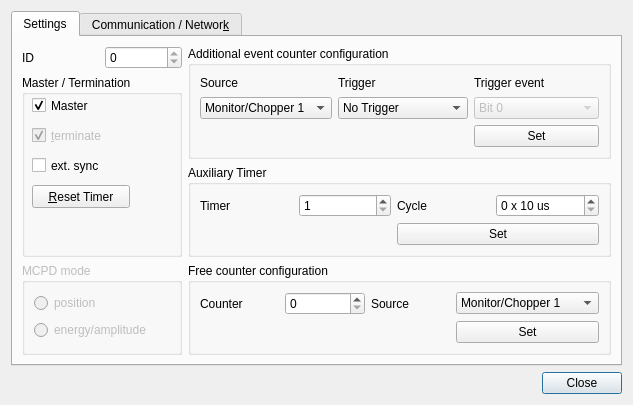
<?xml version="1.0" encoding="UTF-8"?>
<ui version="4.0">
 <class>MCPDSetup</class>
 <widget class="QDialog" name="MCPDSetup">
  <property name="geometry">
   <rect>
    <x>0</x>
    <y>0</y>
    <width>633</width>
    <height>360</height>
   </rect>
  </property>
  <property name="windowTitle">
   <string>MCPDSetup</string>
  </property>
  <layout class="QGridLayout" name="gridLayout_4">
   <item row="2" column="0">
    <widget class="QDialogButtonBox" name="buttonBox">
     <property name="orientation">
      <enum>Qt::Horizontal</enum>
     </property>
     <property name="standardButtons">
      <set>QDialogButtonBox::Close</set>
     </property>
     <property name="centerButtons">
      <bool>false</bool>
     </property>
    </widget>
   </item>
   <item row="1" column="0">
    <widget class="QTabWidget" name="tabWidget">
     <property name="currentIndex">
      <number>0</number>
     </property>
     <widget class="QWidget" name="tab">
      <attribute name="title">
       <string>Settings</string>
      </attribute>
      <layout class="QGridLayout" name="gridLayout">
       <item row="0" column="0">
        <layout class="QHBoxLayout" name="horizontalLayout">
         <item>
          <widget class="QLabel" name="textLabel1_5_2">
           <property name="text">
            <string>ID</string>
           </property>
           <property name="wordWrap">
            <bool>false</bool>
           </property>
          </widget>
         </item>
         <item>
          <widget class="MCPDSpinBox" name="mcpdId">
           <property name="enabled">
            <bool>true</bool>
           </property>
           <property name="toolTip">
            <string>MCPD-ID to address </string>
           </property>
           <property name="maximum">
            <number>0</number>
           </property>
          </widget>
         </item>
        </layout>
       </item>
       <item row="0" column="1" rowspan="2">
        <widget class="QGroupBox" name="groupBox9">
         <property name="toolTip">
          <string>&lt;html&gt;&lt;head/&gt;&lt;body&gt;&lt;p&gt;Trigger cell configuration panel&lt;/p&gt;&lt;/body&gt;&lt;/html&gt;</string>
         </property>
         <property name="title">
          <string>Additional event counter configuration</string>
         </property>
         <layout class="QGridLayout" name="gridLayout_7">
          <item row="0" column="0">
           <widget class="QLabel" name="textLabel1_7">
            <property name="text">
             <string>Source</string>
            </property>
            <property name="wordWrap">
             <bool>false</bool>
            </property>
           </widget>
          </item>
          <item row="0" column="1">
           <widget class="QLabel" name="textLabel1_7_3">
            <property name="text">
             <string>Trigger</string>
            </property>
            <property name="wordWrap">
             <bool>false</bool>
            </property>
           </widget>
          </item>
          <item row="0" column="2">
           <widget class="QLabel" name="textLabel1_7_2">
            <property name="text">
             <string>Trigger event</string>
            </property>
            <property name="wordWrap">
             <bool>false</bool>
            </property>
           </widget>
          </item>
          <item row="1" column="0">
           <widget class="QComboBox" name="cellSource">
            <property name="toolTip">
             <string>Select counter / ADC cell</string>
            </property>
            <item>
             <property name="text">
              <string>Monitor/Chopper 1</string>
             </property>
            </item>
            <item>
             <property name="text">
              <string>Monitor/Chopper 2</string>
             </property>
            </item>
            <item>
             <property name="text">
              <string>Monitor/Chopper 3</string>
             </property>
            </item>
            <item>
             <property name="text">
              <string>Monitor/Chopper 4</string>
             </property>
            </item>
            <item>
             <property name="text">
              <string>Digital Input 1</string>
             </property>
            </item>
            <item>
             <property name="text">
              <string>Digital Input 2</string>
             </property>
            </item>
            <item>
             <property name="text">
              <string>Analog Input 1</string>
             </property>
            </item>
            <item>
             <property name="text">
              <string>Analog Input 2</string>
             </property>
            </item>
           </widget>
          </item>
          <item row="1" column="1">
           <widget class="QComboBox" name="cellTrigger">
            <property name="toolTip">
             <string>Select trigger for cell</string>
            </property>
            <item>
             <property name="text">
              <string>No Trigger</string>
             </property>
            </item>
            <item>
             <property name="text">
              <string>Aux Timer 1</string>
             </property>
            </item>
            <item>
             <property name="text">
              <string>Aux Timer 2</string>
             </property>
            </item>
            <item>
             <property name="text">
              <string>Aux Timer 3</string>
             </property>
            </item>
            <item>
             <property name="text">
              <string>Aux Timer 4</string>
             </property>
            </item>
            <item>
             <property name="text">
              <string>Digital Input 1</string>
             </property>
            </item>
            <item>
             <property name="text">
              <string>Digital Input 2</string>
             </property>
            </item>
            <item>
             <property name="text">
              <string>Compare Register</string>
             </property>
            </item>
           </widget>
          </item>
          <item row="1" column="2">
           <widget class="QComboBox" name="cellCompare">
            <property name="enabled">
             <bool>false</bool>
            </property>
            <item>
             <property name="text">
              <string>Bit 0</string>
             </property>
            </item>
            <item>
             <property name="text">
              <string>Bit 1</string>
             </property>
            </item>
            <item>
             <property name="text">
              <string>Bit 2</string>
             </property>
            </item>
            <item>
             <property name="text">
              <string>Bit 3</string>
             </property>
            </item>
            <item>
             <property name="text">
              <string>Bit 4</string>
             </property>
            </item>
            <item>
             <property name="text">
              <string>Bit 5</string>
             </property>
            </item>
            <item>
             <property name="text">
              <string>Bit 6</string>
             </property>
            </item>
            <item>
             <property name="text">
              <string>Bit 7</string>
             </property>
            </item>
            <item>
             <property name="text">
              <string>Bit 8</string>
             </property>
            </item>
            <item>
             <property name="text">
              <string>Bit 9</string>
             </property>
            </item>
            <item>
             <property name="text">
              <string>Bit 10</string>
             </property>
            </item>
            <item>
             <property name="text">
              <string>Bit 11</string>
             </property>
            </item>
            <item>
             <property name="text">
              <string>Bit 12</string>
             </property>
            </item>
            <item>
             <property name="text">
              <string>Bit 13</string>
             </property>
            </item>
            <item>
             <property name="text">
              <string>Bit 14</string>
             </property>
            </item>
            <item>
             <property name="text">
              <string>Bit 15</string>
             </property>
            </item>
            <item>
             <property name="text">
              <string>Bit 16</string>
             </property>
            </item>
            <item>
             <property name="text">
              <string>Bit 17</string>
             </property>
            </item>
            <item>
             <property name="text">
              <string>Bit 18</string>
             </property>
            </item>
            <item>
             <property name="text">
              <string>Bit 19</string>
             </property>
            </item>
            <item>
             <property name="text">
              <string>Bit 20</string>
             </property>
            </item>
            <item>
             <property name="text">
              <string>Counter Overflow</string>
             </property>
            </item>
            <item>
             <property name="text">
              <string>Rising Edge</string>
             </property>
            </item>
           </widget>
          </item>
          <item row="2" column="2">
           <widget class="QPushButton" name="sendCellButton">
            <property name="toolTip">
             <string>send cell data</string>
            </property>
            <property name="text">
             <string>Set</string>
            </property>
           </widget>
          </item>
         </layout>
        </widget>
       </item>
       <item row="1" column="0" rowspan="2">
        <widget class="QGroupBox" name="groupBox30">
         <property name="toolTip">
          <string/>
         </property>
         <property name="title">
          <string>Master / Termination</string>
         </property>
         <widget class="QCheckBox" name="master">
          <property name="geometry">
           <rect>
            <x>10</x>
            <y>20</y>
            <width>66</width>
            <height>21</height>
           </rect>
          </property>
          <property name="toolTip">
           <string>&lt;html&gt;&lt;head/&gt;&lt;body&gt;&lt;p&gt;define MCPD as master (only one in chain!)&lt;/p&gt;&lt;/body&gt;&lt;/html&gt;</string>
          </property>
          <property name="text">
           <string>Master</string>
          </property>
          <property name="shortcut">
           <string/>
          </property>
          <property name="checked">
           <bool>true</bool>
          </property>
         </widget>
         <widget class="QPushButton" name="resetTimer">
          <property name="geometry">
           <rect>
            <x>10</x>
            <y>110</y>
            <width>98</width>
            <height>23</height>
           </rect>
          </property>
          <property name="toolTip">
           <string>reset master clock</string>
          </property>
          <property name="text">
           <string>&amp;Reset Timer</string>
          </property>
          <property name="shortcut">
           <string>Alt+R</string>
          </property>
         </widget>
         <widget class="QCheckBox" name="terminate">
          <property name="enabled">
           <bool>false</bool>
          </property>
          <property name="geometry">
           <rect>
            <x>10</x>
            <y>50</y>
            <width>85</width>
            <height>21</height>
           </rect>
          </property>
          <property name="toolTip">
           <string>&lt;html&gt;&lt;head/&gt;&lt;body&gt;&lt;p&gt;terminate sync bus (automatically for master, manually for last slave in chain)&lt;/p&gt;&lt;/body&gt;&lt;/html&gt;</string>
          </property>
          <property name="text">
           <string>&amp;terminate</string>
          </property>
          <property name="shortcut">
           <string>Alt+T</string>
          </property>
          <property name="checked">
           <bool>true</bool>
          </property>
         </widget>
         <widget class="QCheckBox" name="extsync">
          <property name="enabled">
           <bool>true</bool>
          </property>
          <property name="geometry">
           <rect>
            <x>10</x>
            <y>80</y>
            <width>85</width>
            <height>21</height>
           </rect>
          </property>
          <property name="toolTip">
           <string>&lt;html&gt;&lt;head/&gt;&lt;body&gt;&lt;p&gt;enable external sync&lt;/p&gt;&lt;/body&gt;&lt;/html&gt;</string>
          </property>
          <property name="text">
           <string>ext. sync</string>
          </property>
          <property name="shortcut">
           <string>Alt+T</string>
          </property>
          <property name="checked">
           <bool>false</bool>
          </property>
         </widget>
        </widget>
       </item>
       <item row="2" column="1">
        <widget class="QGroupBox" name="groupBox9_2">
         <property name="toolTip">
          <string/>
         </property>
         <property name="title">
          <string>Auxiliary Timer</string>
         </property>
         <layout class="QGridLayout" name="gridLayout_6">
          <item row="0" column="0">
           <widget class="QLabel" name="textLabel1_7_4">
            <property name="text">
             <string>Timer</string>
            </property>
            <property name="wordWrap">
             <bool>false</bool>
            </property>
           </widget>
          </item>
          <item row="0" column="1">
           <widget class="QSpinBox" name="timer">
            <property name="toolTip">
             <string>select timer number</string>
            </property>
            <property name="minimum">
             <number>1</number>
            </property>
            <property name="maximum">
             <number>4</number>
            </property>
           </widget>
          </item>
          <item row="0" column="3">
           <widget class="QSpinBox" name="compareAux">
            <property name="accelerated">
             <bool>true</bool>
            </property>
            <property name="suffix">
             <string> x 10 us</string>
            </property>
            <property name="maximum">
             <number>65535</number>
            </property>
            <property name="singleStep">
             <number>100</number>
            </property>
           </widget>
          </item>
          <item row="1" column="2" colspan="2">
           <widget class="QPushButton" name="sendAux">
            <property name="toolTip">
             <string>send timer setting</string>
            </property>
            <property name="text">
             <string>Set</string>
            </property>
           </widget>
          </item>
          <item row="0" column="2">
           <widget class="QLabel" name="textLabel1_7_5">
            <property name="text">
             <string>Cycle</string>
            </property>
            <property name="wordWrap">
             <bool>false</bool>
            </property>
           </widget>
          </item>
         </layout>
        </widget>
       </item>
       <item row="3" column="0">
        <widget class="QGroupBox" name="mcpdModeGroup">
         <property name="enabled">
          <bool>false</bool>
         </property>
         <property name="title">
          <string>MCPD mode</string>
         </property>
         <layout class="QGridLayout" name="_3">
          <item row="0" column="0">
           <widget class="QRadioButton" name="position">
            <property name="text">
             <string>position</string>
            </property>
           </widget>
          </item>
          <item row="1" column="0">
           <widget class="QRadioButton" name="amplitude">
            <property name="text">
             <string>energy/amplitude</string>
            </property>
           </widget>
          </item>
         </layout>
        </widget>
       </item>
       <item row="3" column="1">
        <widget class="QGroupBox" name="groupBox9_2_2">
         <property name="toolTip">
          <string/>
         </property>
         <property name="title">
          <string>Free counter configuration</string>
         </property>
         <layout class="QGridLayout" name="gridLayout_5">
          <item row="0" column="0">
           <widget class="QLabel" name="textLabel1_7_4_2">
            <property name="text">
             <string>Counter</string>
            </property>
            <property name="wordWrap">
             <bool>false</bool>
            </property>
           </widget>
          </item>
          <item row="0" column="1">
           <widget class="QSpinBox" name="param">
            <property name="toolTip">
             <string>select parameter number</string>
            </property>
            <property name="maximum">
             <number>3</number>
            </property>
           </widget>
          </item>
          <item row="0" column="2">
           <widget class="QLabel" name="textLabel1_7_4_3">
            <property name="text">
             <string>Source</string>
            </property>
            <property name="wordWrap">
             <bool>false</bool>
            </property>
           </widget>
          </item>
          <item row="0" column="3">
           <widget class="QComboBox" name="paramSource">
            <property name="toolTip">
             <string>select parameter source</string>
            </property>
            <item>
             <property name="text">
              <string>Monitor/Chopper 1</string>
             </property>
            </item>
            <item>
             <property name="text">
              <string>Monitor/Chopper 2</string>
             </property>
            </item>
            <item>
             <property name="text">
              <string>Monitor/Chopper 3</string>
             </property>
            </item>
            <item>
             <property name="text">
              <string>Monitor/Chopper 4</string>
             </property>
            </item>
            <item>
             <property name="text">
              <string>TTL input 1</string>
             </property>
            </item>
            <item>
             <property name="text">
              <string>TTL input 2</string>
             </property>
            </item>
            <item>
             <property name="text">
              <string>Analog/Digital Inputs</string>
             </property>
            </item>
            <item>
             <property name="text">
              <string>Event Counter</string>
             </property>
            </item>
            <item>
             <property name="text">
              <string>Master Clock</string>
             </property>
            </item>
           </widget>
          </item>
          <item row="1" column="3">
           <widget class="QPushButton" name="sendParam">
            <property name="toolTip">
             <string>send parameter settings for selected parameter</string>
            </property>
            <property name="text">
             <string>Set</string>
            </property>
           </widget>
          </item>
         </layout>
        </widget>
       </item>
      </layout>
     </widget>
     <widget class="QWidget" name="tab_2">
      <attribute name="title">
       <string>Communication / Networ&amp;k</string>
      </attribute>
      <layout class="QGridLayout" name="gridLayout_2">
       <item row="0" column="0">
        <layout class="QHBoxLayout" name="horizontalLayout_2">
         <item>
          <widget class="QLabel" name="label">
           <property name="text">
            <string>MCPD</string>
           </property>
          </widget>
         </item>
         <item>
          <widget class="QSpinBox" name="moduleNr">
           <property name="maximum">
            <number>255</number>
           </property>
          </widget>
         </item>
        </layout>
       </item>
       <item row="1" column="0">
        <widget class="QGroupBox" name="groupBox6">
         <property name="title">
          <string>IP / UDP settings</string>
         </property>
         <layout class="QGridLayout" name="gridLayout_3">
          <item row="2" column="2">
           <widget class="IPAddressWidget" name="dataIPAddress"/>
          </item>
          <item row="1" column="1">
           <widget class="QCheckBox" name="modifyIp">
            <property name="text">
             <string>modify</string>
            </property>
            <property name="checked">
             <bool>false</bool>
            </property>
           </widget>
          </item>
          <item row="0" column="3">
           <widget class="QLabel" name="textLabel1_3_3_2">
            <property name="text">
             <string>udp port</string>
            </property>
            <property name="wordWrap">
             <bool>false</bool>
            </property>
           </widget>
          </item>
          <item row="3" column="1">
           <widget class="QCheckBox" name="cmdThisPc">
            <property name="text">
             <string>this pc</string>
            </property>
            <property name="checked">
             <bool>true</bool>
            </property>
           </widget>
          </item>
          <item row="4" column="2" colspan="2">
           <widget class="QPushButton" name="setIP">
            <property name="text">
             <string>Set &amp;comm
parameters</string>
            </property>
            <property name="shortcut">
             <string>Alt+C</string>
            </property>
           </widget>
          </item>
          <item row="3" column="2">
           <widget class="IPAddressWidget" name="cmdIPAddress"/>
          </item>
          <item row="2" column="3">
           <widget class="QSpinBox" name="dataUdpPort">
            <property name="maximum">
             <number>65535</number>
            </property>
            <property name="value">
             <number>0</number>
            </property>
           </widget>
          </item>
          <item row="2" column="0">
           <widget class="QLabel" name="textLabel1_3_2">
            <property name="text">
             <string>&lt;b&gt;Data pc&lt;/b&gt;</string>
            </property>
            <property name="wordWrap">
             <bool>false</bool>
            </property>
           </widget>
          </item>
          <item row="3" column="0">
           <widget class="QLabel" name="textLabel1_3_2_2_2">
            <property name="text">
             <string>&lt;b&gt;Cmd pc&lt;/b&gt;</string>
            </property>
            <property name="wordWrap">
             <bool>false</bool>
            </property>
           </widget>
          </item>
          <item row="1" column="0">
           <widget class="QLabel" name="textLabel1_3_2_2">
            <property name="text">
             <string>&lt;b&gt;MCPD-8&lt;/b&gt;</string>
            </property>
            <property name="wordWrap">
             <bool>false</bool>
            </property>
           </widget>
          </item>
          <item row="2" column="1">
           <widget class="QCheckBox" name="dataThisPc">
            <property name="text">
             <string>this pc</string>
            </property>
            <property name="checked">
             <bool>true</bool>
            </property>
           </widget>
          </item>
          <item row="1" column="2">
           <widget class="IPAddressWidget" name="mcpdIPAddress"/>
          </item>
          <item row="0" column="2">
           <widget class="QLabel" name="textLabel1_3_3_2_2">
            <property name="text">
             <string>IP address</string>
            </property>
            <property name="wordWrap">
             <bool>false</bool>
            </property>
           </widget>
          </item>
          <item row="3" column="3">
           <widget class="QSpinBox" name="cmdUdpPort">
            <property name="maximum">
             <number>65535</number>
            </property>
            <property name="value">
             <number>0</number>
            </property>
           </widget>
          </item>
         </layout>
        </widget>
       </item>
       <item row="1" column="1">
        <widget class="QGroupBox" name="groupBox29">
         <property name="sizePolicy">
          <sizepolicy hsizetype="Fixed" vsizetype="Preferred">
           <horstretch>0</horstretch>
           <verstretch>0</verstretch>
          </sizepolicy>
         </property>
         <property name="title">
          <string>ID</string>
         </property>
         <layout class="QGridLayout" name="_7">
          <item row="0" column="0">
           <widget class="MCPDSpinBox" name="deviceId">
            <property name="maximum">
             <number>255</number>
            </property>
           </widget>
          </item>
          <item row="2" column="0">
           <widget class="QPushButton" name="setID">
            <property name="text">
             <string>Set ID</string>
            </property>
           </widget>
          </item>
          <item row="1" column="0">
           <spacer name="verticalSpacer">
            <property name="orientation">
             <enum>Qt::Vertical</enum>
            </property>
            <property name="sizeHint" stdset="0">
             <size>
              <width>20</width>
              <height>40</height>
             </size>
            </property>
           </spacer>
          </item>
         </layout>
        </widget>
       </item>
      </layout>
     </widget>
    </widget>
   </item>
  </layout>
 </widget>
 <customwidgets>
  <customwidget>
   <class>MCPDSpinBox</class>
   <extends>QSpinBox</extends>
   <header>MCPDSpinBox.h</header>
  </customwidget>
  <customwidget>
   <class>IPAddressWidget</class>
   <extends>QFrame</extends>
   <header>ipaddresswidget.h</header>
   <container>1</container>
  </customwidget>
 </customwidgets>
 <resources/>
 <connections>
  <connection>
   <sender>master</sender>
   <signal>toggled(bool)</signal>
   <receiver>resetTimer</receiver>
   <slot>setEnabled(bool)</slot>
   <hints>
    <hint type="sourcelabel">
     <x>88</x>
     <y>178</y>
    </hint>
    <hint type="destinationlabel">
     <x>120</x>
     <y>270</y>
    </hint>
   </hints>
  </connection>
  <connection>
   <sender>master</sender>
   <signal>toggled(bool)</signal>
   <receiver>terminate</receiver>
   <slot>setDisabled(bool)</slot>
   <hints>
    <hint type="sourcelabel">
     <x>88</x>
     <y>178</y>
    </hint>
    <hint type="destinationlabel">
     <x>107</x>
     <y>208</y>
    </hint>
   </hints>
  </connection>
  <connection>
   <sender>master</sender>
   <signal>toggled(bool)</signal>
   <receiver>MCPDSetup</receiver>
   <slot>setTimingSlot()</slot>
   <hints>
    <hint type="sourcelabel">
     <x>88</x>
     <y>178</y>
    </hint>
    <hint type="destinationlabel">
     <x>20</x>
     <y>20</y>
    </hint>
   </hints>
  </connection>
  <connection>
   <sender>resetTimer</sender>
   <signal>clicked()</signal>
   <receiver>MCPDSetup</receiver>
   <slot>resetTimerSlot()</slot>
   <hints>
    <hint type="sourcelabel">
     <x>120</x>
     <y>270</y>
    </hint>
    <hint type="destinationlabel">
     <x>20</x>
     <y>20</y>
    </hint>
   </hints>
  </connection>
  <connection>
   <sender>sendAux</sender>
   <signal>clicked()</signal>
   <receiver>MCPDSetup</receiver>
   <slot>sendAuxSlot()</slot>
   <hints>
    <hint type="sourcelabel">
     <x>398</x>
     <y>229</y>
    </hint>
    <hint type="destinationlabel">
     <x>20</x>
     <y>20</y>
    </hint>
   </hints>
  </connection>
  <connection>
   <sender>sendParam</sender>
   <signal>clicked()</signal>
   <receiver>MCPDSetup</receiver>
   <slot>sendParamSlot()</slot>
   <hints>
    <hint type="sourcelabel">
     <x>754</x>
     <y>230</y>
    </hint>
    <hint type="destinationlabel">
     <x>20</x>
     <y>20</y>
    </hint>
   </hints>
  </connection>
  <connection>
   <sender>setID</sender>
   <signal>clicked()</signal>
   <receiver>MCPDSetup</receiver>
   <slot>setMcpdIdSlot()</slot>
   <hints>
    <hint type="sourcelabel">
     <x>691</x>
     <y>191</y>
    </hint>
    <hint type="destinationlabel">
     <x>20</x>
     <y>20</y>
    </hint>
   </hints>
  </connection>
  <connection>
   <sender>setIP</sender>
   <signal>clicked()</signal>
   <receiver>MCPDSetup</receiver>
   <slot>setIpUdpSlot()</slot>
   <hints>
    <hint type="sourcelabel">
     <x>131</x>
     <y>231</y>
    </hint>
    <hint type="destinationlabel">
     <x>20</x>
     <y>20</y>
    </hint>
   </hints>
  </connection>
  <connection>
   <sender>terminate</sender>
   <signal>toggled(bool)</signal>
   <receiver>MCPDSetup</receiver>
   <slot>setTimingSlot()</slot>
   <hints>
    <hint type="sourcelabel">
     <x>107</x>
     <y>208</y>
    </hint>
    <hint type="destinationlabel">
     <x>20</x>
     <y>20</y>
    </hint>
   </hints>
  </connection>
  <connection>
   <sender>buttonBox</sender>
   <signal>clicked(QAbstractButton*)</signal>
   <receiver>MCPDSetup</receiver>
   <slot>close()</slot>
   <hints>
    <hint type="sourcelabel">
     <x>319</x>
     <y>276</y>
    </hint>
    <hint type="destinationlabel">
     <x>306</x>
     <y>160</y>
    </hint>
   </hints>
  </connection>
  <connection>
   <sender>param</sender>
   <signal>valueChanged(int)</signal>
   <receiver>MCPDSetup</receiver>
   <slot>displayParameterSlot(int)</slot>
   <hints>
    <hint type="sourcelabel">
     <x>536</x>
     <y>200</y>
    </hint>
    <hint type="destinationlabel">
     <x>20</x>
     <y>20</y>
    </hint>
   </hints>
  </connection>
  <connection>
   <sender>cellSource</sender>
   <signal>activated(int)</signal>
   <receiver>MCPDSetup</receiver>
   <slot>displayCounterCellSlot(int)</slot>
   <hints>
    <hint type="sourcelabel">
     <x>316</x>
     <y>106</y>
    </hint>
    <hint type="destinationlabel">
     <x>20</x>
     <y>20</y>
    </hint>
   </hints>
  </connection>
  <connection>
   <sender>timer</sender>
   <signal>valueChanged(int)</signal>
   <receiver>MCPDSetup</receiver>
   <slot>displayAuxTimerSlot(int)</slot>
   <hints>
    <hint type="sourcelabel">
     <x>260</x>
     <y>200</y>
    </hint>
    <hint type="destinationlabel">
     <x>20</x>
     <y>20</y>
    </hint>
   </hints>
  </connection>
  <connection>
   <sender>tabWidget</sender>
   <signal>selected(QString)</signal>
   <receiver>MCPDSetup</receiver>
   <slot>displayMCPDSlot()</slot>
   <hints>
    <hint type="sourcelabel">
     <x>462</x>
     <y>247</y>
    </hint>
    <hint type="destinationlabel">
     <x>20</x>
     <y>20</y>
    </hint>
   </hints>
  </connection>
  <connection>
   <sender>sendCellButton</sender>
   <signal>clicked()</signal>
   <receiver>MCPDSetup</receiver>
   <slot>sendCellSlot()</slot>
   <hints>
    <hint type="sourcelabel">
     <x>596</x>
     <y>135</y>
    </hint>
    <hint type="destinationlabel">
     <x>20</x>
     <y>20</y>
    </hint>
   </hints>
  </connection>
  <connection>
   <sender>master</sender>
   <signal>toggled(bool)</signal>
   <receiver>extsync</receiver>
   <slot>setEnabled(bool)</slot>
   <hints>
    <hint type="sourcelabel">
     <x>65</x>
     <y>178</y>
    </hint>
    <hint type="destinationlabel">
     <x>107</x>
     <y>238</y>
    </hint>
   </hints>
  </connection>
  <connection>
   <sender>extsync</sender>
   <signal>toggled(bool)</signal>
   <receiver>MCPDSetup</receiver>
   <slot>setTimingSlot()</slot>
   <hints>
    <hint type="sourcelabel">
     <x>74</x>
     <y>238</y>
    </hint>
    <hint type="destinationlabel">
     <x>395</x>
     <y>179</y>
    </hint>
   </hints>
  </connection>
  <connection>
   <sender>moduleNr</sender>
   <signal>valueChanged(int)</signal>
   <receiver>MCPDSetup</receiver>
   <slot>setModule(int)</slot>
   <hints>
    <hint type="sourcelabel">
     <x>44</x>
     <y>147</y>
    </hint>
    <hint type="destinationlabel">
     <x>386</x>
     <y>140</y>
    </hint>
   </hints>
  </connection>
  <connection>
   <sender>mcpdId</sender>
   <signal>valueChanged(int)</signal>
   <receiver>MCPDSetup</receiver>
   <slot>displayMCPDSlot(int)</slot>
   <hints>
    <hint type="sourcelabel">
     <x>160</x>
     <y>94</y>
    </hint>
    <hint type="destinationlabel">
     <x>20</x>
     <y>20</y>
    </hint>
   </hints>
  </connection>
 </connections>
 <slots>
  <slot>sendAuxSlot()</slot>
  <slot>resetTimerSlot()</slot>
  <slot>setTimingSlot()</slot>
  <slot>sendCellSlot()</slot>
  <slot>sendParamSlot()</slot>
  <slot>setMcpdIdSlot()</slot>
  <slot>setIpUdpSlot()</slot>
  <slot>displayMCPDSlot(int)</slot>
  <slot>displayParameterSlot(int)</slot>
  <slot>displayAuxTimerSlot(int)</slot>
  <slot>displayCounterCellSlot(int)</slot>
  <slot>setModule(int)</slot>
  <slot></slot>
  <slot>setSyncSlot(bool)</slot>
 </slots>
</ui>
